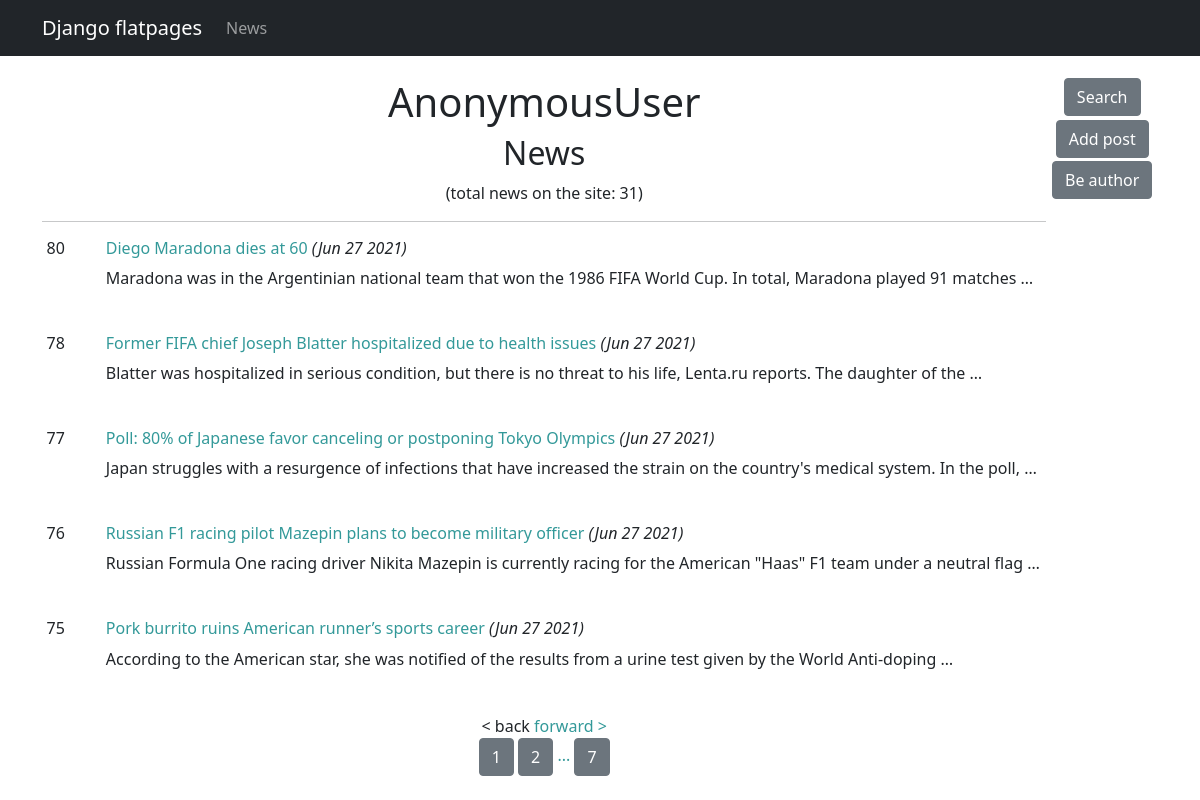
Page /news/ on the committed database.
### backend/models.py (models this page shows, shortened)
class Post(models.Model):
    author = models.ForeignKey(Author, on_delete = models.CASCADE)
    my_post_type = [('article', 'article'), ('news', 'news')]
    post_type = models.CharField(max_length = 7, choices = my_post_type)
    create_data = models.DateTimeField(auto_now_add = True)
    title = models.CharField(max_length = 255)
    content = models.TextField()
    rating = models.IntegerField(default = 0)
    category = models.ManyToManyField(Category, through = 'PostCategory')

### backend/views.py (the view, shortened to what this page needs)
# urls.py: path('', PostList.as_view()),
class PostList(ListView):
    model = Post
    template_name = 'news.html'
    context_object_name = 'posts'
    ordering = ['-create_data']
    paginate_by = 5
    def get_context_data(self, **kwargs):
        context = super().get_context_data(**kwargs)
        context['limit_for_listing'] = Paginator(list(Post.objects.all()), 5).num_pages - 2
        context['all_posts'] = Post.objects.all()
        context['is_not_author'] = not self.request.user.groups.filter(name = 'authors').exists()
        context['anonymous'] = self.request.user.is_authenticated
        if self.request.user.is_authenticated:
            context['author'] = Author.objects.filter(user = User.objects.get(username = self.request.user))
        return context

### backend/templatetags/custom_filters.py (called while the page is built)
@register.filter(name='censor')
def censor(value):
    words_list = value.split()
    for index, word in enumerate(words_list):
        if word.lower() in obscene_words:
            words_list[index] = "<...>"
    return " ".join(words_list)

### templates/news.html (shortened to what this page needs)
{% extends 'base.html' %}
{% load custom_filters %}
{% block content %}
    <div style="display: flex">
        <div style="flex-basis: 90%">
            <h1>{{ request.user }}</h1>
            <h2>News</h2>
            <p>(total news on the site: {{ all_posts|length }})</p>
            <hr>
            {% if posts %}
                <table style="margin-left: auto; margin-right: auto;">
                {% for post in posts %}
                    <tr>
                        <td style="vertical-align: top; padding-right: 5vh;">
                            <h6>{{ post.id }}</h6>
                        </td>
                        <td>
                            <h6 style="text-align: justify">
                                <a href="{{ post.id }}" style="text-decoration: none; color: #339999;">{{ post.title|censor }}</a>
                                <i>({{ post.create_data|date:'M d Y' }})</i></h6>
                            <p style="text-align: justify">{{ post.content|truncatewords:20|censor }}</p>
                        </td>
                        <td>
                        </td>
                    </tr>
                    <tr>
                        <td>
                            <br>
                        </td>
                    </tr>
                {% endfor %}
                </table>
            {% else %}
                <h3>No news. Come back later!</h3>
            {% endif %}
            {% if is_paginated %}
            <div>
                {% if page_obj.has_previous %}
                    <a href="?page={{ page_obj.previous_page_number }}" style="text-decoration: none; color: #339999;">&lt; back</a>
                {% else %}
                    <span>&lt; back</span>
                {% endif %}
                {% if page_obj.has_next %}
                    <a href="?page={{ page_obj.next_page_number }}" style="text-decoration: none; color: #339999;">forward &gt;</a>
                {% else %}
                    <span>forward &gt;</span>
                {% endif %}
            </div>
            <div>
                {% if page_obj.paginator.num_pages < 6 %}
                    {% for i in page_obj.paginator.page_range %}
                        <a href="?page={{ i }}" class="btn btn-secondary" >{{ i }}</a>
                    {% endfor %}
                {% else %}
                    <a href="?page=1" class="btn btn-secondary" >1</a>
                    {% if page_obj.number == 1 %}
                        <a href="?page=2" class="btn btn-secondary" >2</a>
                    {% elif page_obj.number == 2 %}
                        <a href="?page=2" class="btn btn-secondary" >2</a>
                        <a href="?page=3" class="btn btn-secondary" >3</a>
                    {% elif page_obj.number == page_obj.paginator.num_pages %}
                        <a href="?page={{ page_obj.previous_page_number }}" class="btn btn-secondary" >{{ page_obj.previous_page_number }}</a>
                    {% elif page_obj.number > limit_for_listing %}
                        <a href="?page={{ page_obj.previous_page_number }}" class="btn btn-secondary" >{{ page_obj.previous_page_number }}</a>
                        <a href="?page={{ page_obj.number }}" class="btn btn-secondary" >{{ page_obj.number }}</a>
                    {% endif %}
                    {% if page_obj.number < limit_for_listing %}
                        <span style="color: #339999;">...</span>
                    {% endif %}
                    <a href="?page={{ page_obj.paginator.num_pages }}" class="btn btn-secondary" >{{ page_obj.paginator.num_pages }}</a>
                {% endif %}
            </div>
            {% endif %}
        </div>
        <div style="flex-basis: 10%">
            <a href="search" class="btn btn-secondary" style="margin-bottom: 3%">Search</a>
            <a href="addpost" class="btn btn-secondary" style="margin-bottom: 3%">Add post</a>
            {% if is_not_author %}
                <a href="/news/upgrade/" class="btn btn-secondary">Be author</a>
            {% endif %}
        </div>
    </div>
{% endblock content %}

### rows in the picture
Post: id "80", title|censor "Diego Maradona dies at 60", create_data "Jun 27 2021", content|censor "Maradona was in the Argentinian national team that won the 1986 FIFA World Cup. In total, Maradona played 91 matches …"
Post: id "78", title|censor "Former FIFA chief Joseph Blatter hospitalized due to health issues", create_data "Jun 27 2021", content|censor "Blatter was hospitalized in serious condition, but there is no threat to his life, Lenta.ru reports. The daughter of the …"
Post: id "77", title|censor "Poll: 80% of Japanese favor canceling or postponing Tokyo Olympics", create_data "Jun 27 2021", content|censor "Japan struggles with a resurgence of infections that have increased the strain on the country's medical system. In the poll, …"
Post: id "76", title|censor "Russian F1 racing pilot Mazepin plans to become military officer", create_data "Jun 27 2021", content|censor "Russian Formula One racing driver Nikita Mazepin is currently racing for the American \"Haas\" F1 team under a neutral flag …"
Post: id "75", title|censor "Pork burrito ruins American runner’s sports career", create_data "Jun 27 2021", content|censor "According to the American star, she was notified of the results from a urine test given by the World Anti-doping …"

### other values in the picture
{{ request.user }} "AnonymousUser"
{{ all_posts|length }} "31"
{{ page_obj.paginator.num_pages }} "7"
